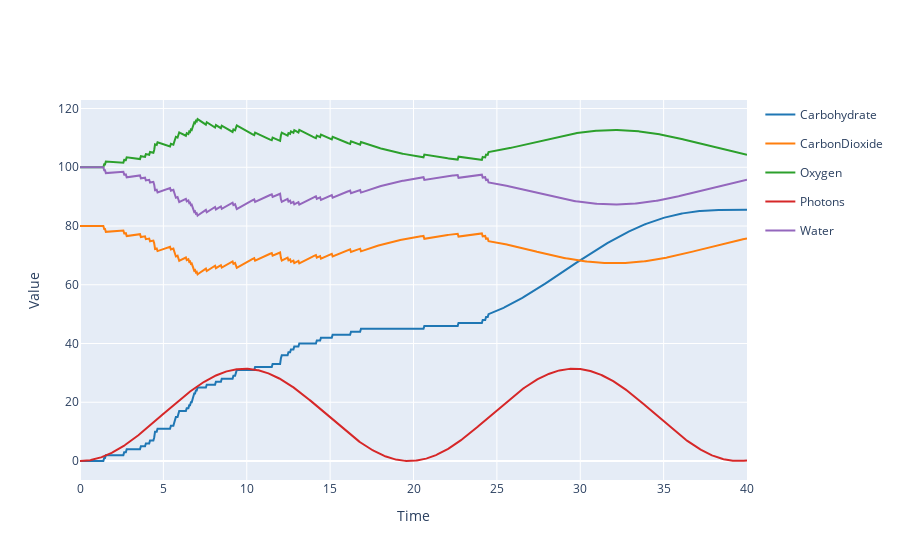

Notebook code for this chart:
### Markdown cell above
# Visualization

### Code cell
results.plotplotly()

### Figure 1 — Plotly figure (JSON) as saved in the notebook; plotly's stock layout.template omitted (floating-point values rounded to 4 significant figures; data arrays with more than 128 entries replaced by an {"elided": "..."} marker saying what was removed)
{"data": [{"legendgroup": "Carbohydrate", "line": {"color": "#1f77b4"}, "mode": "lines", "name": "Carbohydrate", "type": "scatter", "x": {"elided": "801 float values"}, "y": {"elided": "801 float values"}}, {"legendgroup": "CarbonDioxide", "line": {"color": "#ff7f0e"}, "mode": "lines", "name": "CarbonDioxide", "type": "scatter", "x": {"elided": "801 float values"}, "y": {"elided": "801 float values"}}, {"legendgroup": "Oxygen", "line": {"color": "#2ca02c"}, "mode": "lines", "name": "Oxygen", "type": "scatter", "x": {"elided": "801 float values"}, "y": {"elided": "801 float values"}}, {"legendgroup": "Photons", "line": {"color": "#d62728"}, "mode": "lines", "name": "Photons", "type": "scatter", "x": {"elided": "801 float values"}, "y": {"elided": "801 float values"}}, {"legendgroup": "Water", "line": {"color": "#9467bd"}, "mode": "lines", "name": "Water", "type": "scatter", "x": {"elided": "801 float values"}, "y": {"elided": "801 float values"}}], "layout": {"showlegend": true, "title": {"text": ""}, "xaxis": {"title": {"text": "Time"}}, "yaxis": {"title": {"text": "Value"}}}}
